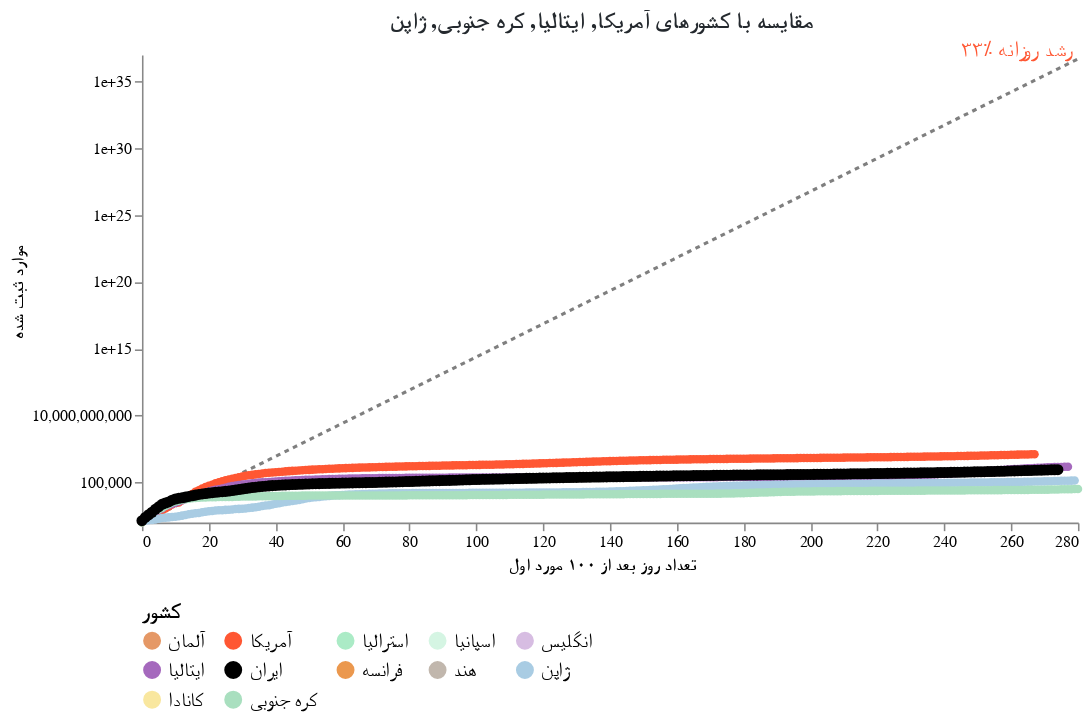

Write notebook code for a chart like this one.
### Markdown cell above
کشور مورد نظر خود را انتخاب کنید:

### Code cell
#hide_input
base = alt.Chart(dff2, width=600).encode(
    x=alt.X('Days since 100 cases:Q', axis=alt.Axis(titleFont='Tahoma', title=' تعداد روز بعد از ۱۰۰ مورد اول')),
    y=alt.Y('Confirmed Cases:Q', scale=alt.Scale(type='log'), axis=alt.Axis(titleFont='Tahoma', title='موارد ثبت شده')),
    color=alt.Color('Country:N', scale=alt.Scale(domain=color_domain, range=color_range), 
                   legend=alt.Legend(columns=5, orient='bottom',title='کشور',labelFont='Tahoma',labelFontSize=13,titleFontSize=14, titleFont='Tahoma', symbolLimit=len(color_domain))),
    tooltip=[alt.Tooltip('Country:O', title='کشور'),alt.Tooltip('Date:O', title='تاریخ'),alt.Tooltip('Confirmed Cases:O', title='موارد ثبت شده'),alt.Tooltip('Days since 100 cases:O', title=' تعداد روز بعد از ۱۰۰ مورد اول')]
)

country_selection = alt.selection_single(
    name='Select', fields=['Country'], 
    bind=alt.binding_select(options=list(sorted(set(countries) - set(baseline_countries)))),
    init={'Country': 'ایران'})

date_filter = alt.datum['Date'] >= int(max_date.timestamp() * 1000)
base2 = base.transform_filter(alt.FieldOneOfPredicate('Country', baseline_countries))
base3 = base.transform_filter(country_selection)
base4 = base3.transform_filter(date_filter)

max_day = dff2['Days since 100 cases'].max()
ref = pd.DataFrame([[x, 100*1.33**x] for x in range(max_day+1)], columns=['Days since 100 cases', 'Confirmed Cases'])
base_ref = alt.Chart(ref).encode(x='Days since 100 cases:Q', y='Confirmed Cases:Q')
base_ref_f = base_ref.transform_filter(alt.datum['Days since 100 cases'] >= max_day)

chart5 = (
 base_ref.mark_line(color='black', opacity=.5, strokeDash=[3,3]) + 
 base_ref_f.mark_text(dy=-6, align='right', fontSize=14, color='#FF5733', text='۳۳٪ رشد روزانه') + 
 base2.mark_line(point=True, tooltip=True) +
 base3.mark_line(point={'size':50}, tooltip=True) +
 base2.transform_filter(date_filter).mark_text(dy=-8, align='right').encode(text='Country:N') +
 base4.mark_text(dx=8, align='left', fontWeight='bold').encode(text='Country:N') +
 base4.mark_text(dx=8, dy=12, align='left', fontWeight='bold').encode(text='Confirmed Cases:Q')
).add_selection(country_selection).properties(
    title=f"مقایسه با کشورهای {', '.join(baseline_countries)}"
).configure_title(fontSize=15, font='Tahoma', color='#24292e').configure_axis(
    grid=False
    ).configure_view(
    strokeOpacity=0
    )
chart5

### Figure 1 — Vega-Lite specification as saved in the notebook (floating-point values rounded to 4 significant figures; data arrays with more than 128 entries replaced by an {"elided": "..."} marker saying what was removed)
{"config": {"view": {"continuousWidth": 400, "continuousHeight": 300, "strokeOpacity": 0}, "axis": {"grid": false}, "title": {"color": "#24292e", "font": "Tahoma", "fontSize": 15}}, "layer": [{"mark": {"type": "line", "color": "black", "opacity": 0.5, "strokeDash": [3, 3]}, "encoding": {"x": {"type": "quantitative", "field": "Days since 100 cases"}, "y": {"type": "quantitative", "field": "Confirmed Cases"}}, "selection": {"Select": {"type": "single", "fields": ["Country"], "bind": {"input": "select", "options": ["آلمان", "استرالیا", "اسپانیا", "انگلیس", "ایران", "فرانسه", "هند", "کانادا"]}, "init": {"Country": "ایران"}}}}, {"mark": {"type": "text", "align": "right", "color": "#FF5733", "dy": -6, "fontSize": 14, "text": "۳۳٪ رشد روزانه"}, "encoding": {"x": {"type": "quantitative", "field": "Days since 100 cases"}, "y": {"type": "quantitative", "field": "Confirmed Cases"}}, "transform": [{"filter": "(datum['Days since 100 cases'] >= 280)"}]}, {"data": {"name": "data-9f0ecbc60828bcdafbe27d48b9c36f40"}, "mark": {"type": "line", "point": true, "tooltip": true}, "encoding": {"color": {"type": "nominal", "field": "Country", "legend": {"columns": 5, "labelFont": "Tahoma", "labelFontSize": 13, "orient": "bottom", "symbolLimit": 12, "title": "کشور", "titleFont": "Tahoma", "titleFontSize": 14}, "scale": {"domain": ["آلمان", "آمریکا", "استرالیا", "اسپانیا", "انگلیس", "ایتالیا", "ایران", "فرانسه", "هند", "ژاپن", "کانادا", "کره جنوبی"], "range": ["#E59866", "#FF5733", "#ABEBC6", "#D5F5E3", "#D7BDE2", "#A569BD", "black", "#EB984E", "#C1B7AD", "#A9CCE3", "#F9E79F", "#A9DFBF"]}}, "tooltip": [{"type": "ordinal", "field": "Country", "title": "کشور"}, {"type": "ordinal", "field": "Date", "title": "تاریخ"}, {"type": "ordinal", "field": "Confirmed Cases", "title": "موارد ثبت شده"}, {"type": "ordinal", "field": "Days since 100 cases", "title": " تعداد روز بعد از ۱۰۰ مورد اول"}], "x": {"type": "quantitative", "axis": {"title": " تعداد روز بعد از ۱۰۰ مورد اول", "titleFont": "Tahoma"}, "field": "Days since 100 cases"}, "y": {"type": "quantitative", "axis": {"title": "موارد ثبت شده", "titleFont": "Tahoma"}, "field": "Confirmed Cases", "scale": {"type": "log"}}}, "transform": [{"filter": {"field": "Country", "oneOf": ["آمریکا", "ایتالیا", "کره جنوبی", "ژاپن"]}}], "width": 600}, {"data": {"name": "data-9f0ecbc60828bcdafbe27d48b9c36f40"}, "mark": {"type": "line", "point": {"size": 50}, "tooltip": true}, "encoding": {"color": {"type": "nominal", "field": "Country", "legend": {"columns": 5, "labelFont": "Tahoma", "labelFontSize": 13, "orient": "bottom", "symbolLimit": 12, "title": "کشور", "titleFont": "Tahoma", "titleFontSize": 14}, "scale": {"domain": ["آلمان", "آمریکا", "استرالیا", "اسپانیا", "انگلیس", "ایتالیا", "ایران", "فرانسه", "هند", "ژاپن", "کانادا", "کره جنوبی"], "range": ["#E59866", "#FF5733", "#ABEBC6", "#D5F5E3", "#D7BDE2", "#A569BD", "black", "#EB984E", "#C1B7AD", "#A9CCE3", "#F9E79F", "#A9DFBF"]}}, "tooltip": [{"type": "ordinal", "field": "Country", "title": "کشور"}, {"type": "ordinal", "field": "Date", "title": "تاریخ"}, {"type": "ordinal", "field": "Confirmed Cases", "title": "موارد ثبت شده"}, {"type": "ordinal", "field": "Days since 100 cases", "title": " تعداد روز بعد از ۱۰۰ مورد اول"}], "x": {"type": "quantitative", "axis": {"title": " تعداد روز بعد از ۱۰۰ مورد اول", "titleFont": "Tahoma"}, "field": "Days since 100 cases"}, "y": {"type": "quantitative", "axis": {"title": "موارد ثبت شده", "titleFont": "Tahoma"}, "field": "Confirmed Cases", "scale": {"type": "log"}}}, "transform": [{"filter": {"selection": "Select"}}], "width": 600}, {"data": {"name": "data-9f0ecbc60828bcdafbe27d48b9c36f40"}, "mark": {"type": "text", "align": "right", "dy": -8}, "encoding": {"color": {"type": "nominal", "field": "Country", "legend": {"columns": 5, "labelFont": "Tahoma", "labelFontSize": 13, "orient": "bottom", "symbolLimit": 12, "title": "کشور", "titleFont": "Tahoma", "titleFontSize": 14}, "scale": {"domain": ["آلمان", "آمریکا", "استرالیا", "اسپانیا", "انگلیس", "ایتالیا", "ایران", "فرانسه", "هند", "ژاپن", "کانادا", "کره جنوبی"], "range": ["#E59866", "#FF5733", "#ABEBC6", "#D5F5E3", "#D7BDE2", "#A569BD", "black", "#EB984E", "#C1B7AD", "#A9CCE3", "#F9E79F", "#A9DFBF"]}}, "text": {"type": "nominal", "field": "Country"}, "tooltip": [{"type": "ordinal", "field": "Country", "title": "کشور"}, {"type": "ordinal", "field": "Date", "title": "تاریخ"}, {"type": "ordinal", "field": "Confirmed Cases", "title": "موارد ثبت شده"}, {"type": "ordinal", "field": "Days since 100 cases", "title": " تعداد روز بعد از ۱۰۰ مورد اول"}], "x": {"type": "quantitative", "axis": {"title": " تعداد روز بعد از ۱۰۰ مورد اول", "titleFont": "Tahoma"}, "field": "Days since 100 cases"}, "y": {"type": "quantitative", "axis": {"title": "موارد ثبت شده", "titleFont": "Tahoma"}, "field": "Confirmed Cases", "scale": {"type": "log"}}}, "transform": [{"filter": {"field": "Country", "oneOf": ["آمریکا", "ایتالیا", "کره جنوبی", "ژاپن"]}}, {"filter": "(datum['Date'] >= 1606348800000)"}], "width": 600}, {"data": {"name": "data-9f0ecbc60828bcdafbe27d48b9c36f40"}, "mark": {"type": "text", "align": "left", "dx": 8, "fontWeight": "bold"}, "encoding": {"color": {"type": "nominal", "field": "Country", "legend": {"columns": 5, "labelFont": "Tahoma", "labelFontSize": 13, "orient": "bottom", "symbolLimit": 12, "title": "کشور", "titleFont": "Tahoma", "titleFontSize": 14}, "scale": {"domain": ["آلمان", "آمریکا", "استرالیا", "اسپانیا", "انگلیس", "ایتالیا", "ایران", "فرانسه", "هند", "ژاپن", "کانادا", "کره جنوبی"], "range": ["#E59866", "#FF5733", "#ABEBC6", "#D5F5E3", "#D7BDE2", "#A569BD", "black", "#EB984E", "#C1B7AD", "#A9CCE3", "#F9E79F", "#A9DFBF"]}}, "text": {"type": "nominal", "field": "Country"}, "tooltip": [{"type": "ordinal", "field": "Country", "title": "کشور"}, {"type": "ordinal", "field": "Date", "title": "تاریخ"}, {"type": "ordinal", "field": "Confirmed Cases", "title": "موارد ثبت شده"}, {"type": "ordinal", "field": "Days since 100 cases", "title": " تعداد روز بعد از ۱۰۰ مورد اول"}], "x": {"type": "quantitative", "axis": {"title": " تعداد روز بعد از ۱۰۰ مورد اول", "titleFont": "Tahoma"}, "field": "Days since 100 cases"}, "y": {"type": "quantitative", "axis": {"title": "موارد ثبت شده", "titleFont": "Tahoma"}, "field": "Confirmed Cases", "scale": {"type": "log"}}}, "transform": [{"filter": {"selection": "Select"}}, {"filter": "(datum['Date'] >= 1606348800000)"}], "width": 600}, {"data": {"name": "data-9f0ecbc60828bcdafbe27d48b9c36f40"}, "mark": {"type": "text", "align": "left", "dx": 8, "dy": 12, "fontWeight": "bold"}, "encoding": {"color": {"type": "nominal", "field": "Country", "legend": {"columns": 5, "labelFont": "Tahoma", "labelFontSize": 13, "orient": "bottom", "symbolLimit": 12, "title": "کشور", "titleFont": "Tahoma", "titleFontSize": 14}, "scale": {"domain": ["آلمان", "آمریکا", "استرالیا", "اسپانیا", "انگلیس", "ایتالیا", "ایران", "فرانسه", "هند", "ژاپن", "کانادا", "کره جنوبی"], "range": ["#E59866", "#FF5733", "#ABEBC6", "#D5F5E3", "#D7BDE2", "#A569BD", "black", "#EB984E", "#C1B7AD", "#A9CCE3", "#F9E79F", "#A9DFBF"]}}, "text": {"type": "quantitative", "field": "Confirmed Cases"}, "tooltip": [{"type": "ordinal", "field": "Country", "title": "کشور"}, {"type": "ordinal", "field": "Date", "title": "تاریخ"}, {"type": "ordinal", "field": "Confirmed Cases", "title": "موارد ثبت شده"}, {"type": "ordinal", "field": "Days since 100 cases", "title": " تعداد روز بعد از ۱۰۰ مورد اول"}], "x": {"type": "quantitative", "axis": {"title": " تعداد روز بعد از ۱۰۰ مورد اول", "titleFont": "Tahoma"}, "field": "Days since 100 cases"}, "y": {"type": "quantitative", "axis": {"title": "موارد ثبت شده", "titleFont": "Tahoma"}, "field": "Confirmed Cases", "scale": {"type": "log"}}}, "transform": [{"filter": {"selection": "Select"}}, {"filter": "(datum['Date'] >= 1606348800000)"}], "width": 600}], "data": {"name": "data-1421ef75c7895d3ae0e7dd9722690a95"}, "title": "مقایسه با کشورهای آمریکا, ایتالیا, کره جنوبی, ژاپن", "$schema": "https://vega.github.io/schema/vega-lite/v4.8.1.json", "datasets": {"data-1421ef75c7895d3ae0e7dd9722690a95": {"elided": "281 records"}, "data-9f0ecbc60828bcdafbe27d48b9c36f40": {"elided": "3246 records"}}}
